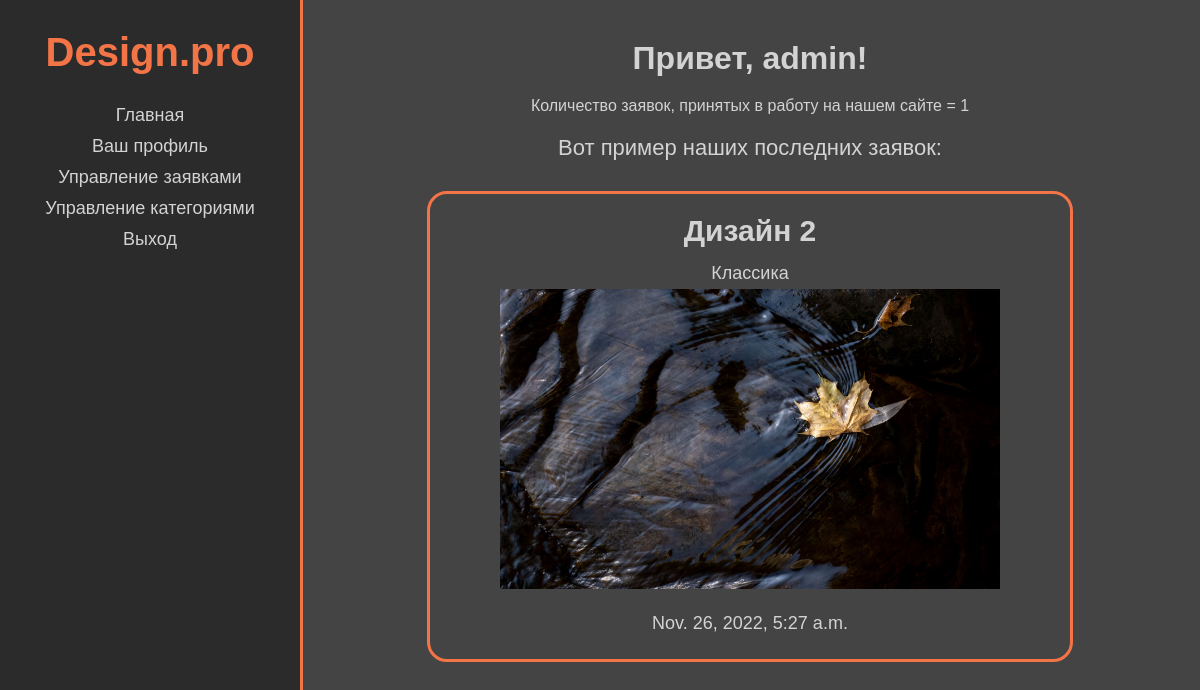
Page / (signed in) on the committed database.
### web/models.py (models this page shows, shortened)
class User(AbstractUser):
    first_name = models.CharField(max_length=254, verbose_name='Имя', blank=False)
    last_name = models.CharField(max_length=254, verbose_name='Фамилия', blank=False)
    patronymic = models.CharField(max_length=254, verbose_name='Отчество', blank=True)
    username = models.CharField(max_length=254, verbose_name='Логин', unique=True, blank=False)
    email = models.CharField(max_length=254, verbose_name='Почта', unique=True, blank=False)
    password = models.CharField(max_length=254, verbose_name='Пароль', blank=False)
    role = models.CharField(max_length=254, verbose_name='Роль',
                            choices=(('admin', 'Администратор'), ('user', 'Пользователь')), default='user')
    USERNAME_FIELD = 'username'

class Application(models.Model):
    STATUS_CHOICES = [
        ('new', 'Новая'),
        ('in progress', 'Принято в работу'),
        ('done', 'Выполнено')
    ]
    title = models.CharField(max_length=254, verbose_name='Название', blank=False)
    description = models.TextField(max_length=500, verbose_name='Описание', blank=True)
    category = models.ForeignKey('Category', verbose_name='Категория', on_delete=models.CASCADE)
    photo = models.ImageField(upload_to=get_name_file,
                              help_text="Максимальный размер изображения 2MB",
                              blank=True,
                              null=True,
                              validators=[FileExtensionValidator(allowed_extensions=['jpg', 'jpeg', 'png', 'bmp']),
                                          limited_image],
                              verbose_name='Картинка')
    date = models.DateTimeField(verbose_name='Дата создания', auto_now_add=True)
    status = models.CharField(max_length=254, verbose_name='Статус',
                              choices=STATUS_CHOICES,
                              default='new')
    borrower = models.ForeignKey('User', on_delete=models.SET_NULL, null=True, blank=True)
    design = models.ImageField(upload_to=get_name_file,
                               help_text="Максимальный размер изображения 2MB",
                               blank=True,
                               null=True,
                               validators=[FileExtensionValidator(allowed_extensions=['jpg', 'jpeg', 'png', 'bmp']),
                                           limited_image],
                               verbose_name='Картинка')
    comment = models.TextField(max_length=500, verbose_name='Комментарий', blank=True)
    class Meta:
        ordering = ['-date']

class Category(models.Model):
    title = models.CharField(max_length=254, verbose_name='Название', blank=False)
    def __str__(self):
        return self.title

### web/views.py (the view)
# urls.py: path('', index, name='index'),
def index(request):
    num_applications_in_progress = Application.objects.all().filter(status='in progress').count()
    applications_done = Application.objects.filter(status='done')
    return render(request, 'index.html', context={'num_applications_in_progress': num_applications_in_progress,
                                                  'applications_done': applications_done})

### templates/index.html
{% extends 'base.html' %}
{% block content %}
  <div class="index_name">
    {% if user.is_authenticated %}
      <h1>Привет, {{ user.username }}!</h1>
    {% else %}
      <h1>Привет, гость!</h1>
    {% endif %}
  </div>
  <p class="app_inPr">Количество заявок, принятых в работу на нашем сайте = {{ num_applications_in_progress }}</p>
  <p class="app_done_prim">Вот пример наших последних заявок: </p>
    {% for application in applications_done %}
      {% if forloop.counter <= 4 %}
        <div class="app_done">
            <h4>{{ application.title }}</h4>
            <p>{{ application.category }}</p>
            <img width="500px" height="300px" src="{{ application.photo.url }}">
            <p>{{ application.date }}</p>
        </div>
      {% endif %}
    {% endfor %}
{% endblock %}

### static/web/style.css (style rules this page uses)
* { padding: 0; margin: 0; font-family: Verdana, sans-serif; color: lightgray; }
body { background-color: rgb(68, 68, 68) }
.index_name > h1 { margin: 20px 0 10px 0; }
.app_done { width: 600px; border: 3px solid rgb(243, 117, 71); padding: 20px; border-radius: 20px; margin: 30px auto; }
.app_done > h4 { font-size: 30px; margin-bottom: 15px; }
.app_done > p { font-size: 18px; margin-bottom: 5px; }
.app_done > p:last-of-type { margin-top: 20px; }
.app_inPr { margin: 20px 0; }
.app_done_prim { font-size: 22px; margin-bottom: 10px; }

### rows in the picture
User: username "admin"
Application: title "Дизайн 2", category "Классика", photo (picture), date "Nov. 26, 2022, 5:27 a.m."

### other values in the picture
{{ num_applications_in_progress }} "1"
